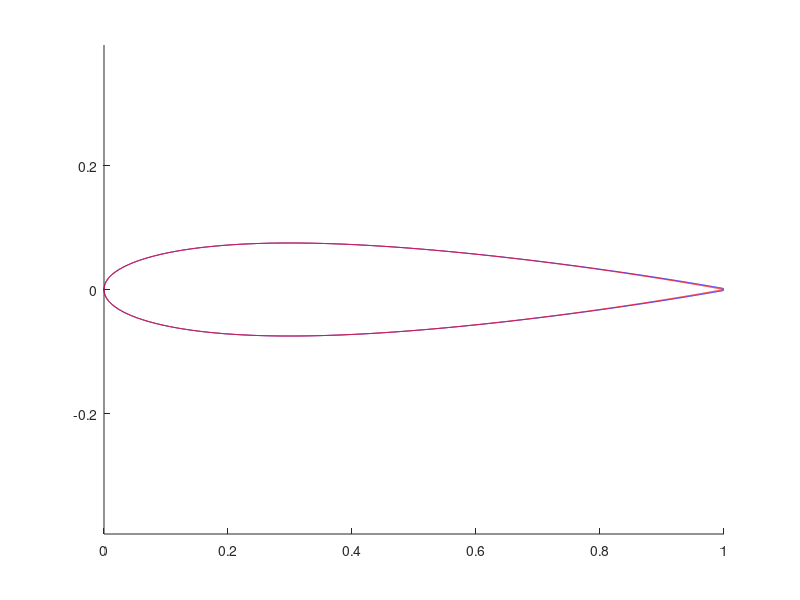

The MATLAB source for this figure:
% Joel Lubinitsky
% Thickness shit

clear all
close all
clc

n_pan = 10000;
zeta = linspace(pi, 2 * pi, n_pan / 2);
xCamber = 0.5 * (1 + cos(zeta));
tt = 0.15;

yThickness = (tt / 0.20) * ((0.2969 * sqrt(xCamber)) - (0.1260 .* xCamber) - (0.3516 .* xCamber .^ 2) + (0.2843 .* xCamber .^ 3) - (0.1015 .* xCamber .^ 4));

[yThicknessMax, indexTTMax] = max(yThickness)

ttMax = 2 * yThicknessMax

coefficientNew = 0.2969 - 0.1260 - 0.3516 + 0.2843

yThicknessNew = (tt / 0.20) * ((0.2969 * sqrt(xCamber)) - (0.1260 .* xCamber) - (0.3516 .* xCamber .^ 2) + (0.2843 .* xCamber .^ 3) - (coefficientNew .* xCamber .^ 4));

[yThicknessMaxNew, indexTTMaxNew] = max(yThicknessNew)

ttMaxNew = 2 * yThicknessMaxNew


figure(1)
hold on
axis equal
plot(xCamber, yThickness, 'color', [0 0 1])
plot(xCamber, -yThickness, 'color', [0 0 1])

figure(1)
hold on
axis equal
plot(xCamber, yThicknessNew, 'color', [1 0 0])
plot(xCamber, -yThicknessNew, 'color', [1 0 0])